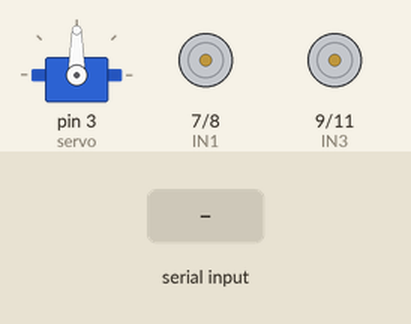
This sketch was run on a simulated Arduino Uno, built with avr-gcc and run on an emulated ATmega328P. On the bench: servo, motor-driver pin pairs drawn as motors (green arrow = first pin HIGH = forward, orange = second pin HIGH = backward, longer = more drive, scaled by the enable pin). Inputs (shaded band) come from the test bench.

Above: at 1.2 s.
1.3 s: "f" received over Serial
At 1.6 s:
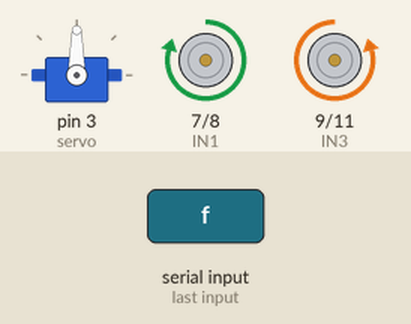
2.8 s: byte 105 ('i') received over Serial
At 4.0 s:
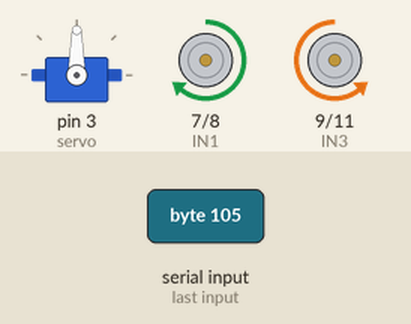
4.3 s: byte 111 ('o') received over Serial
At 5.1 s:
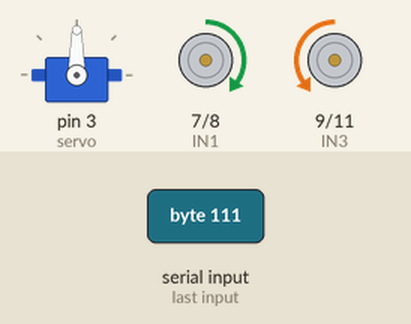
5.8 s: "b" received over Serial
At 6.3 s:
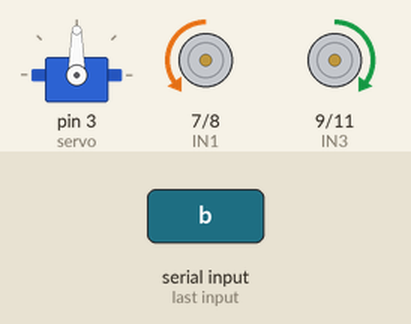
7.3 s: "l" received over Serial
At 8.5 s:
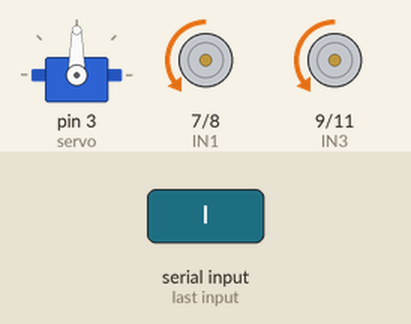
8.8 s: "r" received over Serial
At 9.7 s:
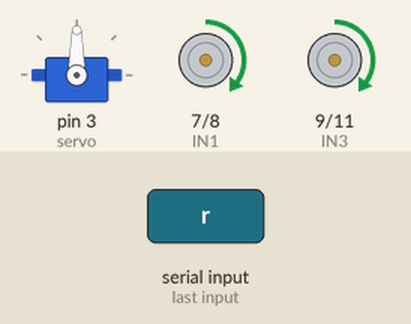
Timing chart, 0 to 11.3 s (numbered marks = the images above; inputs shaded):
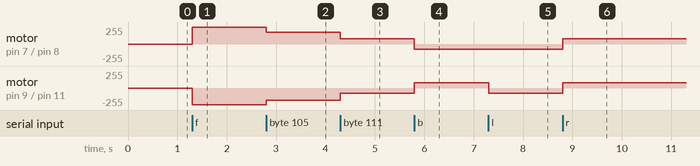

Measured:
- after the input at 1.3 s, motor on pin 7 (IN1) / pin 8 (IN2): stopped → forward 250/255 at once; motor on pin 9 (IN3) / pin 11 (IN4): stopped → backward 250/255 at once
- after the input at 2.8 s, motor on pin 7 (IN1) / pin 8 (IN2): forward 250/255 → forward 180/255 at once; motor on pin 9 (IN3) / pin 11 (IN4): backward 250/255 → backward 180/255 at once
- after the input at 4.3 s, motor on pin 7 (IN1) / pin 8 (IN2): forward 180/255 → forward 80/255 at once; motor on pin 9 (IN3) / pin 11 (IN4): backward 180/255 → backward 80/255 at once
- after the input at 5.8 s, motor on pin 7 (IN1) / pin 8 (IN2): forward 80/255 → backward 80/255 at once; motor on pin 9 (IN3) / pin 11 (IN4): backward 80/255 → forward 80/255 at once
- after the input at 7.3 s, motor on pin 9 (IN3) / pin 11 (IN4): forward 80/255 → backward 80/255 at once
- after the input at 8.8 s, motor on pin 7 (IN1) / pin 8 (IN2), motor on pin 9 (IN3) / pin 11 (IN4): backward 80/255 → forward 80/255 at once

The sketch:

SmartCar_Core_Custom.ino
```cpp
#include <IRremote.h>
#include <Servo.h>

#define f 16736925  // FORWARD
#define b 16754775  // BACK
#define l 16720605  // LEFT
#define r 16761405  // RIGHT
#define s 16712445  // STOP
#define KEY1 16738455 //Line Teacking mode
#define KEY2 16750695 //Obstacles Avoidance mode
#define KEY3 16756815
#define KEY4 16724175
#define KEY5 16718055
#define KEY6 16743045
#define KEY7 16716015
#define KEY8 16726215
#define KEY9 16734885
#define KEY0 16730805
#define KEY_STAR 16728765
#define KEY_HASH 16732845

#define RECV_PIN  12
#define ECHO_PIN  A4
#define TRIG_PIN  A5
#define ENA 5
#define ENB 6
#define IN1 7
#define IN2 8
#define IN3 9
#define IN4 11
#define LED_Pin 13
#define LineTeacking_Pin_Right  10
#define LineTeacking_Pin_Middle 4
#define LineTeacking_Pin_Left   2
#define LineTeacking_Read_Right   !digitalRead(10)
#define LineTeacking_Read_Middle  !digitalRead(4)
#define LineTeacking_Read_Left    !digitalRead(2)
#define HIGH_SPEED 250
#define MEDIUM_SPEED 180
#define LOW_SPEED 80

Servo servo;
IRrecv irrecv(RECV_PIN);
decode_results results;
unsigned long IR_PreMillis;
unsigned long LT_PreMillis;
int rightDistance = 0, leftDistance = 0, middleDistance = 0;
unsigned int carSpeed = HIGH_SPEED;
bool isDebug = false;

enum FUNCTIONMODE{
  IDLE,
  LineTeacking,
  ObstaclesAvoidance,
  Bluetooth,
  IRremote
} func_mode = IDLE;

enum MotionMode {
  Stop,
  Forward,
  Back,
  Left,
  Right,
  LeftForward,
  RightForward,
  LeftBackward,
  RightBackward,
} motionMode = Stop;

//void delays(unsigned long t) {
//  for(unsigned long i = 0; i < t; i++) {
//    getBTData();
//    delay(1);
//  }
//}

void forward(){
  analogWrite(ENA, carSpeed);
  analogWrite(ENB, carSpeed);
  digitalWrite(IN1,HIGH);
  digitalWrite(IN2,LOW);
  digitalWrite(IN3,LOW);
  digitalWrite(IN4,HIGH);
  if(isDebug)
  {
    Serial.print("Go forward! Speed: ");
    Serial.println(carSpeed);
  }
}

void back(){
  analogWrite(ENA, carSpeed);
  analogWrite(ENB, carSpeed);
  digitalWrite(IN1,LOW);
  digitalWrite(IN2,HIGH);
  digitalWrite(IN3,HIGH);
  digitalWrite(IN4,LOW);
  if(isDebug)
  {
    Serial.print("Go backward! Speed: ");
    Serial.println(carSpeed);
  }
}

void left(){
  analogWrite(ENA,carSpeed);
  analogWrite(ENB,carSpeed);
  digitalWrite(IN1,LOW);
  digitalWrite(IN2,HIGH);
  digitalWrite(IN3,LOW);
  digitalWrite(IN4,HIGH);
  if(isDebug)
  {
    Serial.print("Go left! Speed: ");
    Serial.println(carSpeed);
  }
}

void right(){
  analogWrite(ENA,carSpeed);
  analogWrite(ENB,carSpeed);
  digitalWrite(IN1,HIGH);
  digitalWrite(IN2,LOW);
  digitalWrite(IN3,HIGH);
  digitalWrite(IN4,LOW);
  if(isDebug)
  {
    Serial.print("Go right! Speed: ");
    Serial.println(carSpeed);
  }
}

void leftForward(){
  analogWrite(ENA, 0);
  analogWrite(ENB, HIGH_SPEED);
  digitalWrite(IN1,LOW);
  digitalWrite(IN2,HIGH);
  digitalWrite(IN3,LOW);
  digitalWrite(IN4,HIGH);
  if(isDebug) Serial.println("Go left forward!");
}

void rightForward(){
  analogWrite(ENA, HIGH_SPEED);
  analogWrite(ENB, 0);
  digitalWrite(IN1,HIGH);
  digitalWrite(IN2,LOW);
  digitalWrite(IN3,HIGH);
  digitalWrite(IN4,LOW);
  if(isDebug) Serial.println("Go right forward!");
}

void leftBackward()
{
  analogWrite(ENA, LOW_SPEED);
  analogWrite(ENB, HIGH_SPEED);
  digitalWrite(IN1,HIGH);
  digitalWrite(IN2,LOW);
  digitalWrite(IN3,HIGH);
  digitalWrite(IN4,LOW);
  if(isDebug) Serial.println("Go left backward!");
}

void rightBackward()
{
  analogWrite(ENA, HIGH_SPEED);
  analogWrite(ENB, LOW_SPEED);
  digitalWrite(IN1,LOW);
  digitalWrite(IN2,HIGH);
  digitalWrite(IN3,LOW);
  digitalWrite(IN4,HIGH);
  if(isDebug) Serial.println("Go right backward!");
}

void setHighSpeed()
{
  carSpeed = HIGH_SPEED;
  if (isDebug)
  {
    Serial.println("Set high speed.");
  }
}

void setMediumSpeed()
{
  carSpeed = MEDIUM_SPEED;
  if (isDebug)
  {
    Serial.println("Set medium speed.");
  }
}

void setLowSpeed()
{
  carSpeed = LOW_SPEED;
  if (isDebug)
  {
    Serial.println("Set low speed.");
  }
}

void stop(){
  digitalWrite(ENA, LOW);
  digitalWrite(ENB, LOW);
  if(isDebug) Serial.println("Stop!");
}

void getBluetoothData() {
  if(Serial.available()) {
    switch(Serial.read()) {
      case 'f': motionMode = Forward; break;
      case 'b': motionMode = Back; break;
      case 'l': motionMode = Left; break;
      case 'r': motionMode = Right; break;
      case 's': motionMode = Stop; break;
      case 'q': motionMode = LeftForward; break;
      case 'e': motionMode = RightForward; break;
      case 'z': motionMode = LeftBackward; break;
      case 'c': motionMode = RightBackward; break;
      case 'u': setHighSpeed(); break;
      case 'i': setMediumSpeed(); break;
      case 'o': setLowSpeed(); break;
      default:  break;
    }
  }
}

void bluetoothMotionUpdate()
{
  switch (motionMode)
  {
    case Forward:
      forward();
      break;

    case Back:
      back();
      break;

    case Left:
      left();
      break;

    case Right:
      right();
      break;

    case Stop:
      stop();
      break;

    case LeftForward:
      leftForward();
      break;

    case RightForward:
      rightForward();
      break;

    case LeftBackward:
      leftBackward();
      break;

    case RightBackward:
      rightBackward();
      break;

    default:
      break;
  }
}

void setup() {
  Serial.begin(9600);
  servo.attach(3,500,2400);// 500: 0 degree  2400: 180 degree
  servo.write(90);
  irrecv.enableIRIn();
  pinMode(ECHO_PIN, INPUT);
  pinMode(TRIG_PIN, OUTPUT);
  pinMode(IN1, OUTPUT);
  pinMode(IN2, OUTPUT);
  pinMode(IN3, OUTPUT);
  pinMode(IN4, OUTPUT);
  pinMode(ENA, OUTPUT);
  pinMode(ENB, OUTPUT);
}

void loop() {
//  leftForward();
  getBluetoothData();
  bluetoothMotionUpdate();
}
```
